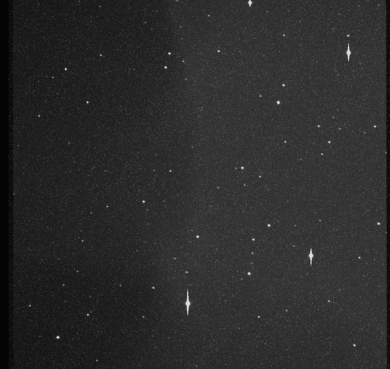
#> input picture images/NEOS_SCI_2024001000555.png, 390 x 369 px, found by its file name
$ python gaussian.py
#> lines starting #> are read from the running program, lines starting #| are printed output that depends on the picture; after the words box and inside, x2 and y2 are one past the last pixel; in counts of white or black regions, pixels touching at a corner belong together
### threshold.py
import cv2
import os
import numpy as np
# [22 lines left out: function iterative_thresholding_folder, not called in this run]

def iterative_thresholding(img):
    """
    Apply iterative thresholding to the input image and return the thresholded image along with the guessed threshold.
    """
    # Initial guess for threshold
    threshold = 120

    # Loop until convergence
    while True:
        # Threshold the image using the current threshold
        _, thresholded_img = cv2.threshold(img, threshold, 255, cv2.THRESH_BINARY)

        # Calculate the mean pixel values for foreground and background
        foreground_mean = np.mean(img[thresholded_img == 255])
        background_mean = np.mean(img[thresholded_img == 0])

        # Update the threshold using Otsu's method
        new_threshold = (foreground_mean + background_mean) / 2

        # Check for convergence
        if abs(threshold - new_threshold) < 0.5:
            break

        # Update the threshold
        threshold = new_threshold

    return thresholded_img, threshold

### gaussian.py
import cv2
import numpy as np
import matplotlib.pyplot as plt
from skimage import feature
from scipy.stats import norm
from threshold import iterative_thresholding

# Load your image (replace 'image.jpg' with your image path)
image_path = 'E:\\finalGPbegad\\images\\NEOS_SCI_2024001000555.png'
image = cv2.imread(image_path, cv2.IMREAD_GRAYSCALE)
#> image is the input picture: shape (369, 390); min 3, max 229, mean 43.4

# Perform preprocessing if necessary (e.g., smoothing, noise reduction)
blurred = cv2.GaussianBlur(image, (5, 5), 0)

# Apply thresholding to create a binary image
binary_image, optimal_threshold = iterative_thresholding(image)
#> the loop in iterative_thresholding, `while True:` made 5 passes
#> (foreground_mean, background_mean, new_threshold, threshold) on passes 1 to 4: (174.5, 43.15, 108.8, 108.8), (165.2, 43.12, 104.2, 104.2), (162.4, 43.12, 102.8, 102.8), (161.2, 43.11, 102.2, 102.2)
#> (foreground_mean, background_mean, new_threshold) on pass 5: (161.2, 43.11, 102.2)
#> pass 1, in iterative_thresholding, `_, thresholded_img = cv2.threshold(img, threshold, 255, cv2.THRESH_BIN..`:
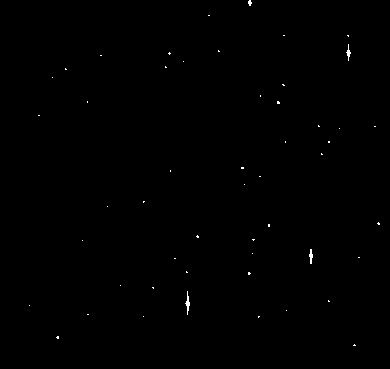
#> thresholded_img: shape (369, 390); 0.19% white in thin lines or dots, all inside (x1, y1, x2, y2) = (29, 0, 380, 346)
#> binary_image: shape (369, 390); 0.24% white in thin lines or dots, all inside (x1, y1, x2, y2) = (29, 0, 386, 361)
#> optimal_threshold = 102.2

# Perform connected component analysis to label blobs
num_labels, labels, stats, centroids = cv2.connectedComponentsWithStats(binary_image)
#> labels: shape (369, 390) int32; 69 distinct labels, from 0 to 68
#> num_labels = 69; stats = 69 rows, first 6: [0, 0, 390, 369, 143564], [177, 0, 1, 1, 1], [248, 0, 4, 6, 18], [208, 15, 2, 1, 2], [283, 34, 2, 2, 4], [347, 35, 2, 2, 4]; centroids = 69 pairs, first value 29.5 to 385, second value 0 to 360

# Create a copy of the original image for visualization
image_with_blobs = cv2.cvtColor(image, cv2.COLOR_GRAY2BGR)

# Set thresholds for standard deviation and area
std_threshold = 30  # Adjust this threshold value as needed
area_threshold = 500  # Adjust this threshold value as needed

# Iterate over each detected blob (skip the first label, which is the background)
for label in range(1, num_labels):
    # Extract blob region from original image
    blob_mask = (labels == label).astype(np.uint8) * 255
    blob_pixels = image[blob_mask == 255]

    # Measure normal distribution parameters (mean, std deviation)
    mean_intensity = np.mean(blob_pixels)
    std_deviation = np.std(blob_pixels)

    # Optionally, fit a normal distribution to the blob's pixel intensities
    params = norm.fit(blob_pixels)
    mean_fit, std_deviation_fit = params

    # Print the distribution parameters
    print(f"Blob {label}: Mean = {mean_intensity}, Std Deviation = {std_deviation}")

    # Determine the area of the blob
    area = stats[label][cv2.CC_STAT_AREA]

    # Calculate LBP features
#> (the run stopped early here; a loop or call above may not have finished)

$ run again, with images/NEOS_SCI_2024001000312.png copied over images/NEOS_SCI_2024001000555.png
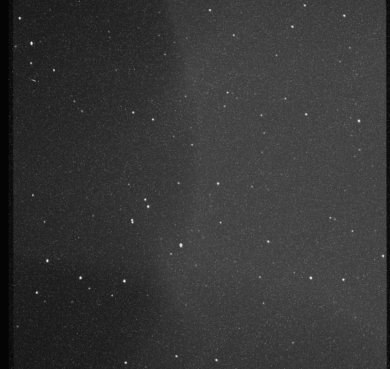
#> input picture images/NEOS_SCI_2024001000312.png, 390 x 369 px, found by its file name
#> image is the input picture: shape (369, 390); min 3, max 233, mean 54.3
#> the loop in iterative_thresholding, `while True:` made 11 passes
#> (foreground_mean, background_mean, new_threshold, threshold) on passes 1 to 8: (163.3, 54.18, 108.8, 108.8), (149.8, 54.14, 102, 102), (142.2, 54.13, 98.16, 98.16), (138.2, 54.12, 96.18, 96.18), (135, 54.11, 94.56, 94.56), (132, 54.1, 93.03, 93.03), (130.1, 54.09, 92.09, 92.09), (128.7, 54.09, 91.41, 91.41)
#> pass 3, in iterative_thresholding, `_, thresholded_img = cv2.threshold(img, threshold, 255, cv2.THRESH_BIN..`:
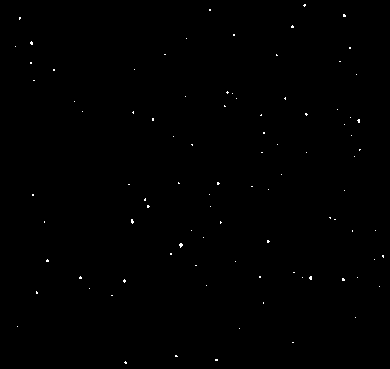
#> thresholded_img: shape (369, 390); 0.22% white in thin lines or dots
#> `binary_image, optimal_threshold = iterative_thresholding(image)`:
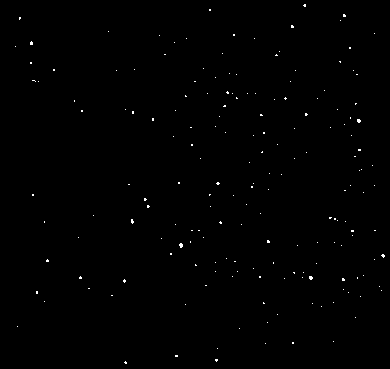
#> binary_image: shape (369, 390); 0.34% white in thin lines or dots
#> optimal_threshold = 89.67
#> labels: shape (369, 390) int32; 181 distinct labels, from 0 to 180
#> num_labels = 181; stats = 181 rows, first 6: [0, 0, 390, 369, 143426], [303, 4, 3, 3, 7], [209, 9, 2, 2, 4], [343, 14, 3, 3, 8], [19, 17, 2, 3, 5], [340, 20, 1, 1, 1]; centroids = 181 pairs, first value 15 to 382.7, second value 5 to 362.2

$ run again, with images/NEOS_SCI_2024001001121.png copied over images/NEOS_SCI_2024001000555.png
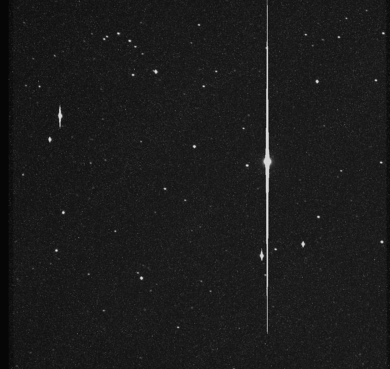
#> input picture images/NEOS_SCI_2024001001121.png, 390 x 369 px, found by its file name
#> image is the input picture: shape (369, 390); min 5, max 227, mean 27.3
#> the loop in iterative_thresholding, `while True:` made 6 passes
#> (foreground_mean, background_mean, new_threshold, threshold) on passes 1 to 5: (186.4, 26.36, 106.4, 106.4), (179.1, 26.31, 102.7, 102.7), (172.9, 26.26, 99.6, 99.6), (170.3, 26.24, 98.25, 98.25), (169.2, 26.23, 97.7, 97.7)
#> pass 1, in iterative_thresholding, `_, thresholded_img = cv2.threshold(img, threshold, 255, cv2.THRESH_BIN..`:
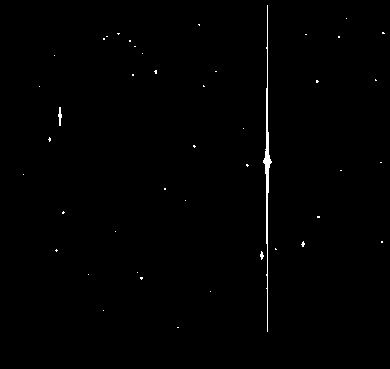
#> thresholded_img: shape (369, 390); 0.57% white in thin lines or dots, all inside (x1, y1, x2, y2) = (23, 5, 385, 332)
#> binary_image: shape (369, 390); 0.72% white; 50 white regions (47 under 20 px), largest, box (x1, y1, x2, y2) and area: (263, 5, 272, 332) 780, (58, 107, 62, 127) 48, (260, 250, 264, 260) 24
#> optimal_threshold = 97.7
#> labels: shape (369, 390) int32; 51 distinct labels, from 0 to 50
#> num_labels = 51; stats = 51 rows, first 6: [0, 0, 390, 369, 142873], [263, 5, 9, 327, 780], [366, 10, 1, 1, 1], [346, 18, 1, 1, 1], [198, 24, 2, 2, 4], [117, 32, 3, 3, 6]; centroids = 51 pairs, first value 22.5 to 382.8, second value 10 to 327
